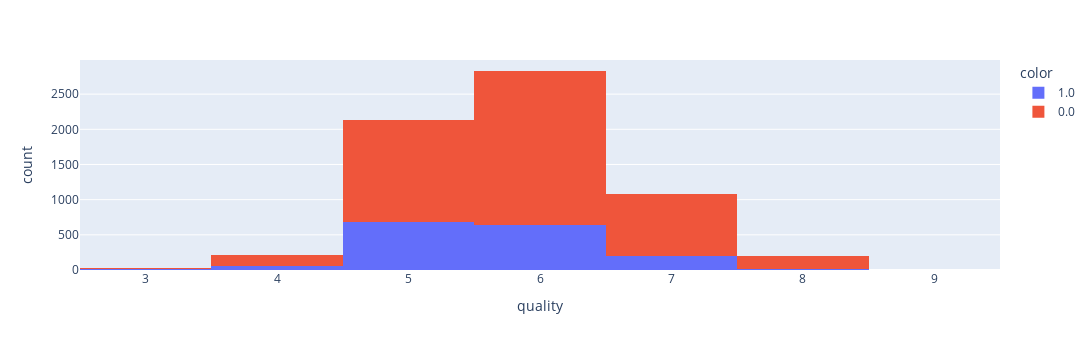

This figure's notebook cell:
### Code cell
# 등급 데이터 histogram by color

fig = px.histogram(wine, x='quality', color = 'color', width=1300, height=350)
fig.show()

### Figure 1 — Plotly figure (JSON) as saved in the notebook; plotly's stock layout.template omitted (floating-point values rounded to 4 significant figures; data arrays with more than 128 entries replaced by an {"elided": "..."} marker saying what was removed)
{"data": [{"alignmentgroup": "True", "bingroup": "x", "hovertemplate": "color=1.0<br>quality=%{x}<br>count=%{y}<extra></extra>", "legendgroup": "1.0", "marker": {"color": "#636efa", "pattern": {"shape": ""}}, "name": "1.0", "offsetgroup": "1.0", "orientation": "v", "showlegend": true, "type": "histogram", "x": {"elided": "1599 int values"}, "xaxis": "x", "yaxis": "y"}, {"alignmentgroup": "True", "bingroup": "x", "hovertemplate": "color=0.0<br>quality=%{x}<br>count=%{y}<extra></extra>", "legendgroup": "0.0", "marker": {"color": "#EF553B", "pattern": {"shape": ""}}, "name": "0.0", "offsetgroup": "0.0", "orientation": "v", "showlegend": true, "type": "histogram", "x": {"elided": "4898 int values"}, "xaxis": "x", "yaxis": "y"}], "layout": {"barmode": "relative", "height": 350, "legend": {"title": {"text": "color"}, "tracegroupgap": 0}, "margin": {"t": 60}, "width": 1300, "xaxis": {"anchor": "y", "domain": [0, 1], "title": {"text": "quality"}}, "yaxis": {"anchor": "x", "domain": [0, 1], "title": {"text": "count"}}}}
